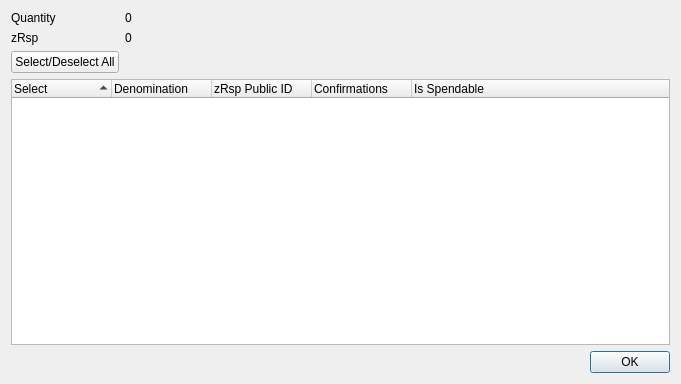
<?xml version="1.0" encoding="UTF-8"?>
<ui version="4.0">
 <class>ZRspControlDialog</class>
 <widget class="QDialog" name="ZRspControlDialog">
  <property name="geometry">
   <rect>
    <x>0</x>
    <y>0</y>
    <width>681</width>
    <height>384</height>
   </rect>
  </property>
  <property name="minimumSize">
   <size>
    <width>681</width>
    <height>384</height>
   </size>
  </property>
  <property name="windowTitle">
   <string>Select zRsp to Spend</string>
  </property>
  <layout class="QGridLayout" name="gridLayout">
   <item row="0" column="0">
    <layout class="QFormLayout" name="formLayout">
     <property name="sizeConstraint">
      <enum>QLayout::SetDefaultConstraint</enum>
     </property>
     <item row="0" column="0">
      <widget class="QLabel" name="labelQuantity">
       <property name="text">
        <string>Quantity</string>
       </property>
      </widget>
     </item>
     <item row="0" column="1">
      <widget class="QLabel" name="labelQuantity_int">
       <property name="text">
        <string>0</string>
       </property>
      </widget>
     </item>
     <item row="1" column="0">
      <widget class="QLabel" name="labelZRsp">
       <property name="text">
        <string>zRsp</string>
       </property>
      </widget>
     </item>
     <item row="1" column="1">
      <widget class="QLabel" name="labelZRsp_int">
       <property name="text">
        <string>0</string>
       </property>
      </widget>
     </item>
     <item row="2" column="0">
      <widget class="QPushButton" name="pushButtonAll">
       <property name="text">
        <string>Select/Deselect All</string>
       </property>
      </widget>
     </item>
    </layout>
   </item>
   <item row="1" column="0">
    <layout class="QVBoxLayout" name="verticalLayout">
     <item>
      <widget class="QTreeWidget" name="treeWidget">
       <property name="minimumSize">
        <size>
         <width>0</width>
         <height>250</height>
        </size>
       </property>
       <property name="alternatingRowColors">
        <bool>true</bool>
       </property>
       <property name="sortingEnabled">
        <bool>true</bool>
       </property>
       <property name="columnCount">
        <number>5</number>
       </property>
       <attribute name="headerDefaultSectionSize">
        <number>100</number>
       </attribute>
       <column>
        <property name="text">
         <string notr="true">Select</string>
        </property>
       </column>
       <column>
        <property name="text">
         <string notr="true">Denomination</string>
        </property>
       </column>
       <column>
        <property name="text">
         <string notr="true">zRsp Public ID</string>
        </property>
       </column>
       <column>
        <property name="text">
         <string notr="true">Confirmations</string>
        </property>
       </column>
       <column>
        <property name="text">
         <string>Is Spendable</string>
        </property>
       </column>
      </widget>
     </item>
     <item>
      <widget class="QDialogButtonBox" name="buttonBox">
       <property name="orientation">
        <enum>Qt::Horizontal</enum>
       </property>
       <property name="standardButtons">
        <set>QDialogButtonBox::Ok</set>
       </property>
      </widget>
     </item>
    </layout>
   </item>
  </layout>
 </widget>
 <resources/>
 <connections>
  <connection>
   <sender>buttonBox</sender>
   <signal>accepted()</signal>
   <receiver>ZRspControlDialog</receiver>
   <slot>accept()</slot>
   <hints>
    <hint type="sourcelabel">
     <x>248</x>
     <y>254</y>
    </hint>
    <hint type="destinationlabel">
     <x>157</x>
     <y>274</y>
    </hint>
   </hints>
  </connection>
  <connection>
   <sender>buttonBox</sender>
   <signal>rejected()</signal>
   <receiver>ZRspControlDialog</receiver>
   <slot>reject()</slot>
   <hints>
    <hint type="sourcelabel">
     <x>316</x>
     <y>260</y>
    </hint>
    <hint type="destinationlabel">
     <x>286</x>
     <y>274</y>
    </hint>
   </hints>
  </connection>
 </connections>
</ui>
